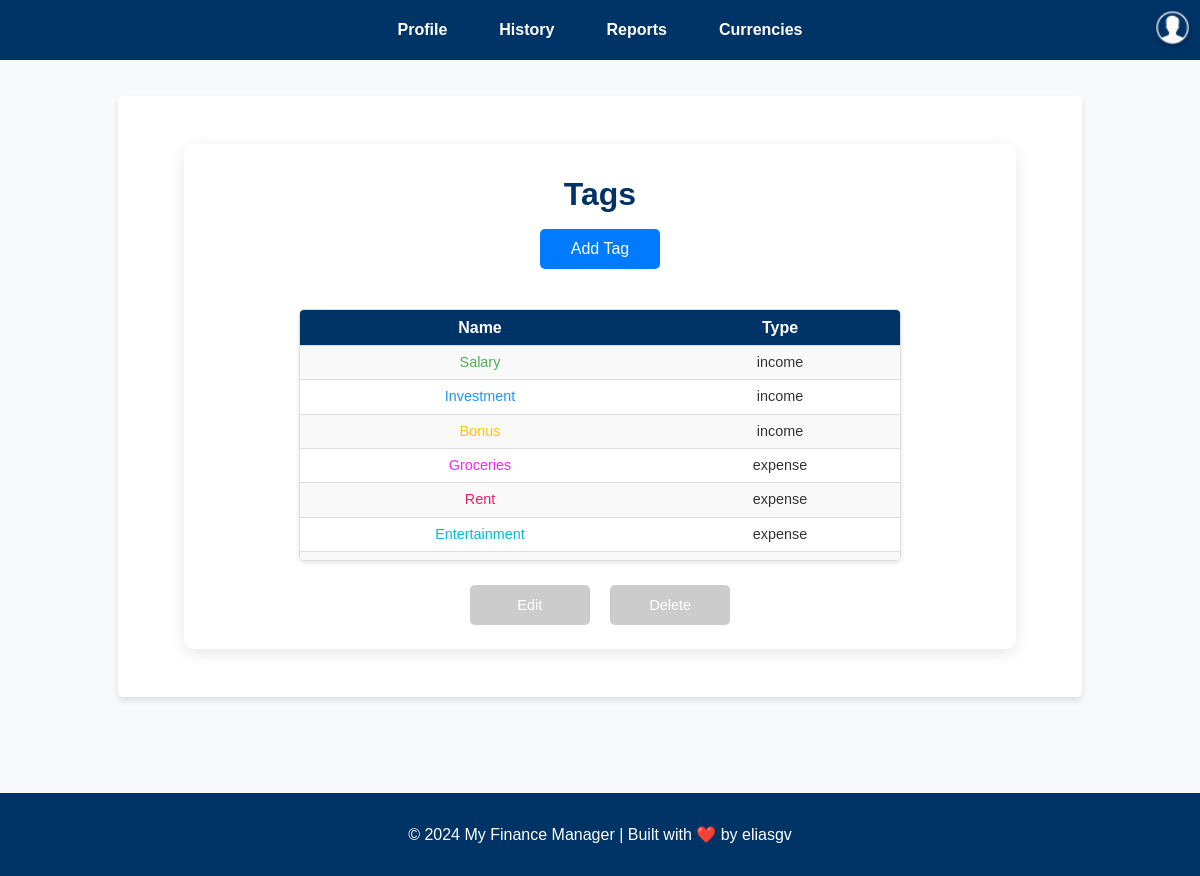
Screenshot of /tags/ (signed in) with the database file from the repository.
### tags/models.py (models this page shows, shortened)
class Tag(models.Model):
    TAG_TYPES = [
        ('income', 'Income'),
        ('expense', 'Expense'),
    ]
    user = models.ForeignKey(settings.AUTH_USER_MODEL, on_delete=models.CASCADE, related_name='tags')
    name = models.CharField(max_length=50)
    tag_type = models.CharField(max_length=7, choices=TAG_TYPES)
    color = models.CharField(max_length=7, default="#FFFFFF")
    class Meta:
        unique_together = ('user', 'name')

### tags/views.py (the view)
# urls.py: path('', views.list_tags, name='list_tags'),
@login_required
def list_tags(request):
    query = request.GET.get('search', '')
    tags = Tag.objects.filter(user=request.user, name__icontains=query)
    return render(request, 'tags/list_tags.html', {'tags': tags, 'query': query})

### templates/tags/list_tags.html (shortened to what this page needs)
{% extends 'base.html' %}
{% block content %}
<div class="tags-container">
    <h1 class="page-title">Tags</h1>
    <button onclick="window.location.href='{% url 'tags:create_tag' %}'" class="btn btn-primary">Add Tag</button>
    <div class="table-wrapper">
        <table class="tags-table">
            <thead>
                <tr>
                    <th>Name</th>
                    <th>Type</th>
                </tr>
            </thead>
            <tbody>
                {% for tag in tags %}
                <tr class="tag-item" data-id="{{ tag.id }}">
                    <td style="color: {{ tag.color }};">{{ tag.name }}</td>
                    <td>{{ tag.tag_type }}</td>
                </tr>
                {% empty %}
                <tr>
                    <td colspan="2">No tags found. Add one to get started.</td>
                </tr>
                {% endfor %}
            </tbody>
        </table>
    </div>
    <div class="tag-actions">
        <button class="btn btn-edit" disabled>Edit</button>
        <button class="btn btn-delete" disabled>Delete</button>
    </div>
</div>
{% endblock %}

### static/css/global.css (style rules this page uses)
body { font-family: 'Arial', sans-serif; background-color: #f4f7fa; margin: 0; padding: 0; color: #333; display: flex; flex-direction: column; min-height: 100vh; min-width: 100hv; overflow-y: scroll; scrollbar-width: none; align-items: center; justify-content: center; }

### static/css/profile.css (style rules this page uses)
body { font-family: 'Arial', sans-serif; background-color: #f8f9fa; margin: 0; padding: 0; display: flex; justify-content: center; align-items: center; min-height: 100vh; }
.btn { padding: 0.6rem 1.2rem; font-size: 1rem; border-radius: 5px; cursor: pointer; transition: background-color 0.3s ease; height: 40px; width: 120px; text-decoration: none; border: none; text-align: center; margin-bottom:1rem; }

### static/css/tags.css (style rules this page uses)
.tags-container { max-width: 800px; margin: 1rem auto; padding: 1rem; border-radius: 10px; background: #ffffff; box-shadow: 0 4px 15px rgba(0, 0, 0, 0.1); text-align: center; overflow:hidden; scrollbar-width: none; }
.page-title { font-size: 2rem; color: #003366; margin-bottom: 1rem; font-weight: bold; margin-top: 1rem; }
.btn { padding: 0.6rem 1.2rem; font-size: 1rem; border-radius: 5px; cursor: pointer; transition: background-color 0.3s ease; height: 40px; width: 120px; text-decoration: none; border: none; text-align: center; }
.btn-primary { background-color: #007bff; color: white; }
.btn[disabled], .btn-disabled { background-color: #ccc; color: #ffffff; cursor: not-allowed; transition: background-color 0.3s ease, color 0.3s ease; }
.tag-actions .btn { padding: 0.5rem 1rem; margin: 0.5rem; font-size: 0.9rem; border-radius: 5px; cursor: pointer; transition: all 0.3s ease; }
.btn-edit { background-color: #007bff; color: white; }
.btn-delete { background-color: #007bff; color: white; }
.table-wrapper { margin: 1.5rem auto; overflow-y: auto; width: 600px; max-height: 250px; border: 1px solid #ddd; box-shadow: 0 2px 5px rgba(0, 0, 0, 0.1); border-radius: 5px; }
.tags-table { width: 100%; border-collapse: collapse; font-size: 0.9rem; text-align: center; }
.tags-table th, .tags-table td { padding: 0.5rem; border-bottom: 1px solid #ddd; text-align: center; }
.tags-table th { background-color: #003366; color: white; position: sticky; top: 0; z-index: 1; padding: 0.5rem ; min-height: 10px; font-size: 1rem; }
.tags-table tr { line-height: 1.2; }
.tags-table tr:nth-child(odd) { background-color: #f9f9f9; }
.tags-table tr:nth-child(even) { background-color: #ffffff; }

### static/css/transactions.css (style rules this page uses)
.page-title { font-size: 2rem; color: #003366; margin-bottom: 1rem; font-weight: bold; margin-top: 1rem; }
.table-wrapper { max-height: 250px; overflow-y: auto; margin-bottom: 1rem; border-radius: 5px; box-shadow: 0 2px 5px rgba(0, 0, 0, 0.1); }
.page-title { font-size: 2rem; color: #003366; margin-bottom: 1rem; font-weight: bold; }
.btn { padding: 0.6rem 1.2rem; font-size: 1rem; border-radius: 5px; cursor: pointer; transition: background-color 0.3s ease; height: 40px; width: 120px; text-decoration: none; border: none; text-align: center; }

### rows the page displays
Tag: name "Salary", tag_type "income"
Tag: name "Investment", tag_type "income"
Tag: name "Bonus", tag_type "income"
Tag: name "Groceries", tag_type "expense"
Tag: name "Rent", tag_type "expense"
Tag: name "Entertainment", tag_type "expense"
